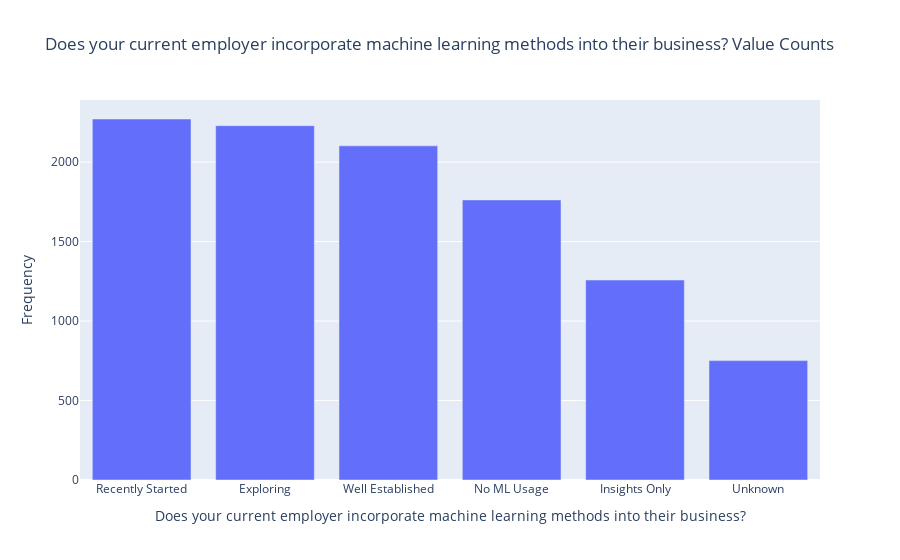

Notebook code cell kept with this figure:
### Markdown cell above
#### 8. What percentage of respondents' employers incorporate machine learning methods?

### Code cell
# DISCLAIMER: 'df' refers to the data you passed in when calling 'dtale.show'

import numpy as np
import pandas as pd
import plotly.graph_objs as go

# If you're having trouble viewing your chart in your notebook try passing your 'chart' into this snippet:
#
from plotly.offline import iplot, init_notebook_mode
#
init_notebook_mode(connected=True)
for chart in charts:
    chart.pop('id', None) # for some reason iplot does not like 'id'

if isinstance(df, (pd.DatetimeIndex, pd.MultiIndex)):
	df = df.to_frame(index=False)

# remove any pre-existing indices for ease of use in the D-Tale code, but this is not required
df = df.reset_index().drop('index', axis=1, errors='ignore')
df.columns = [str(c) for c in df.columns]  # update columns to strings in case they are numbers

s = df[~pd.isnull(df['Does your current employer incorporate machine learning methods into their business?'])]['Does your current employer incorporate machine learning methods into their business?']
chart = pd.value_counts(s).to_frame(name='data')
chart['percent'] = (chart['data'] / chart['data'].sum()) * 100
chart.index.name = 'labels'
chart = chart.reset_index().sort_values(['data', 'labels'], ascending=[False, True])
chart = chart[:100]
charts = [go.Bar(x=chart['labels'].values, y=chart['data'].values, name='Frequency')]
figure = go.Figure(data=charts, layout=go.Layout({
    'barmode': 'group',
    'legend': {'orientation': 'h'},
    'title': {'text': 'Does your current employer incorporate machine learning methods into their business? Value Counts'},
    'xaxis': {'title': {'text': 'Does your current employer incorporate machine learning methods into their business?'}},
    'yaxis': {'title': {'text': 'Frequency'}}
}))


iplot(figure)

### Figure 1 — Plotly figure (JSON) as saved in the notebook; plotly's stock layout.template omitted (floating-point values rounded to 4 significant figures)
{"data": [{"name": "Frequency", "type": "bar", "x": ["Recently Started", "Exploring", "Well Established", "No ML Usage", "Insights Only", "Unknown"], "y": [2271, 2229, 2102, 1762, 1258, 751]}], "layout": {"barmode": "group", "legend": {"orientation": "h"}, "title": {"text": "Does your current employer incorporate machine learning methods into their business? Value Counts"}, "xaxis": {"title": {"text": "Does your current employer incorporate machine learning methods into their business?"}}, "yaxis": {"title": {"text": "Frequency"}}}}
